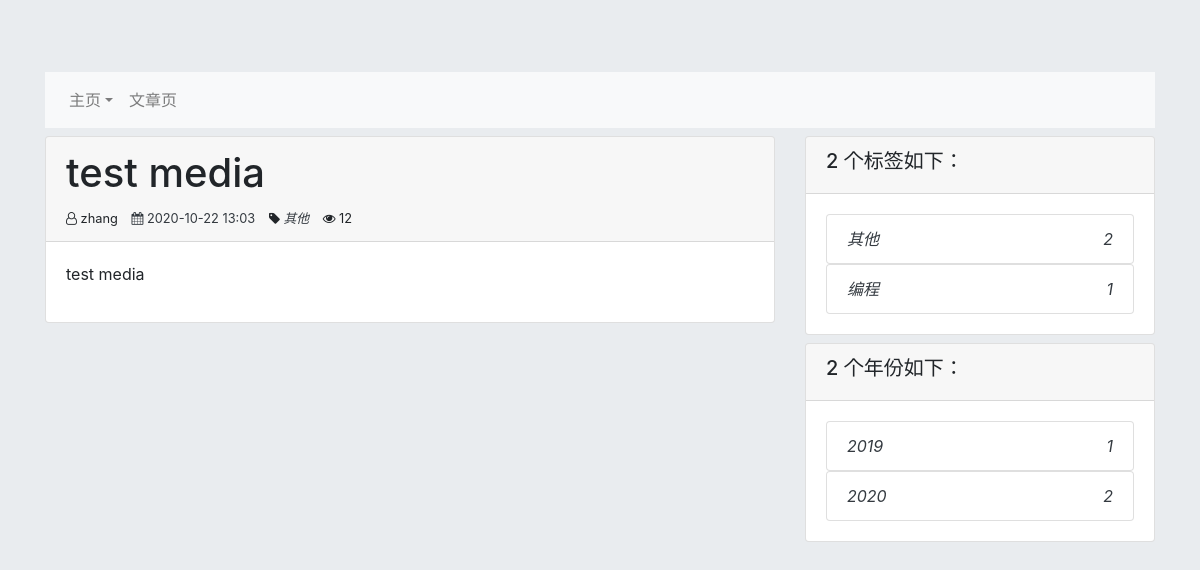
The app's page /blogs/articles/10 with its own data.
### blog/models.py (models this page shows, shortened)
class Article(models.Model):
    states = (
        ('draft', '草稿'),
        ('pub', '发布'),
    )
    title = models.CharField('文章标题', max_length=200)
    author = models.CharField('作者', max_length=16)
    category = models.CharField('分类', max_length=10, default='其他')
    body = MDTextField('内容')
    pub_date = models.DateTimeField('发布日期', default=timezone.now)
    views = models.IntegerField('浏览量', default=0)
    mod_date = models.DateTimeField('修改时间', default=timezone.now)
    state = models.CharField('状态', max_length=8, choices=states, default='draft')

### blog/views.py (the view)
# urls.py: path('articles/<int:article_id>', views.article_body, name='article_body'),
def article_body(request, article_id):
    article = get_object_or_404(Article, pk=int(article_id))
    article.views += 1
    article.save()
    article.body = markdown.markdown(article.body,
                                     extensions=[
                                         'markdown.extensions.extra',
                                         'markdown.extensions.codehilite',
                                         'markdown.extensions.toc',
                                     ])
    label_to_articles, year_to_articles = get_label_and_year_to_articles()
    return render(request, 'blog/article_body.html', locals())

### blog/templates/blog/article_body.html (shortened to what this page needs)
{% extends 'blog/base.html' %}
{% block content %}
<div class="row">
    <div class="col-sm-12 col-md-12 col-lg-8 col-xl-8">
        <div class="card">
            <div class="card-header">
                <h1>{{ article.title }}</h1>
                <small>
                    <i class="fa fa-user-o" aria-hidden="true"></i> {{ article.author }} &ensp;
                    <a class="text-dark" href="#" data-toggle="tooltip" data-html="true" data-placement="bottom"
                        title="发布：{{ article.pub_date|date:'Y-m-d H:i:s' }} <br> 修改：{{ article.mod_date|date:'Y-m-d H:i:s' }}">
                        <span> <i class="fa fa-calendar" aria-hidden="true"></i> {{ article.pub_date|date:'Y-m-d H:i' }} </span>
                    </a> &ensp;
                    <i class="fa fa-tag" aria-hidden="true"></i>
                    <a class="text-dark font-italic"
                        href="{% url 'blog:get_articles_by_label' article.category %}"> {{ article.category }}</a> &ensp;
                    <i class="fa fa-eye" aria-hidden="true"></i> {{ article.views }}
                </small>
            </div>
            <div class="card-body">
                <span>{{ article.body|safe }}</span>
            </div>
        </div>
    </div>
    <div class="col-sm-0 col-md-0 col-lg-4 col-xl-4">
        <div class="card">
            <div class="card-header">
                <h5>{{ label_to_articles|length }} 个标签如下：</h5>
            </div>
            <div class="card-body">
                {% if label_to_articles %}
                {% for label, articles in label_to_articles.items %}
                <a class="text-dark font-italic" href="{% url 'blog:get_articles_by_label' label %}">
                    <div class="list-group-item">
                        {{ label }}
                        <div class="float-right">
                            {{ articles|length }}
                        </div>
                    </div>
                </a>
                {% endfor %}
                {% endif %}
            </div>
        </div>
        <div class="card">
            <div class="card-header">
                <h5>{{ year_to_articles|length }} 个年份如下：</h5>
            </div>
            <div class="card-body">
                {% if year_to_articles %}
                {% for year, articles in year_to_articles.items %}
                <a class="text-dark font-italic" href="{% url 'blog:get_articles_by_year' year %}">
                    <div class="list-group-item">
                        {{ year }}
                        <div class="float-right">
                            {{ articles|length }}
                        </div>
                    </div>
                </a>
                {% endfor %}
                {% endif %}
            </div>
        </div>
    </div>
</div>
{% endblock %}

### records on screen
Article: title "test media", author "zhang", pub_date "2020-10-22 13:03", category "其他", views "12", body "test media"

### other values on screen
{{ label_to_articles|length }} "2"
{{ label }} "其他" "编程"
{{ articles|length }} "2" "1"
{{ year_to_articles|length }} "2"
{{ year }} "2019" "2020"
{{ articles|length }} "1" "2"
